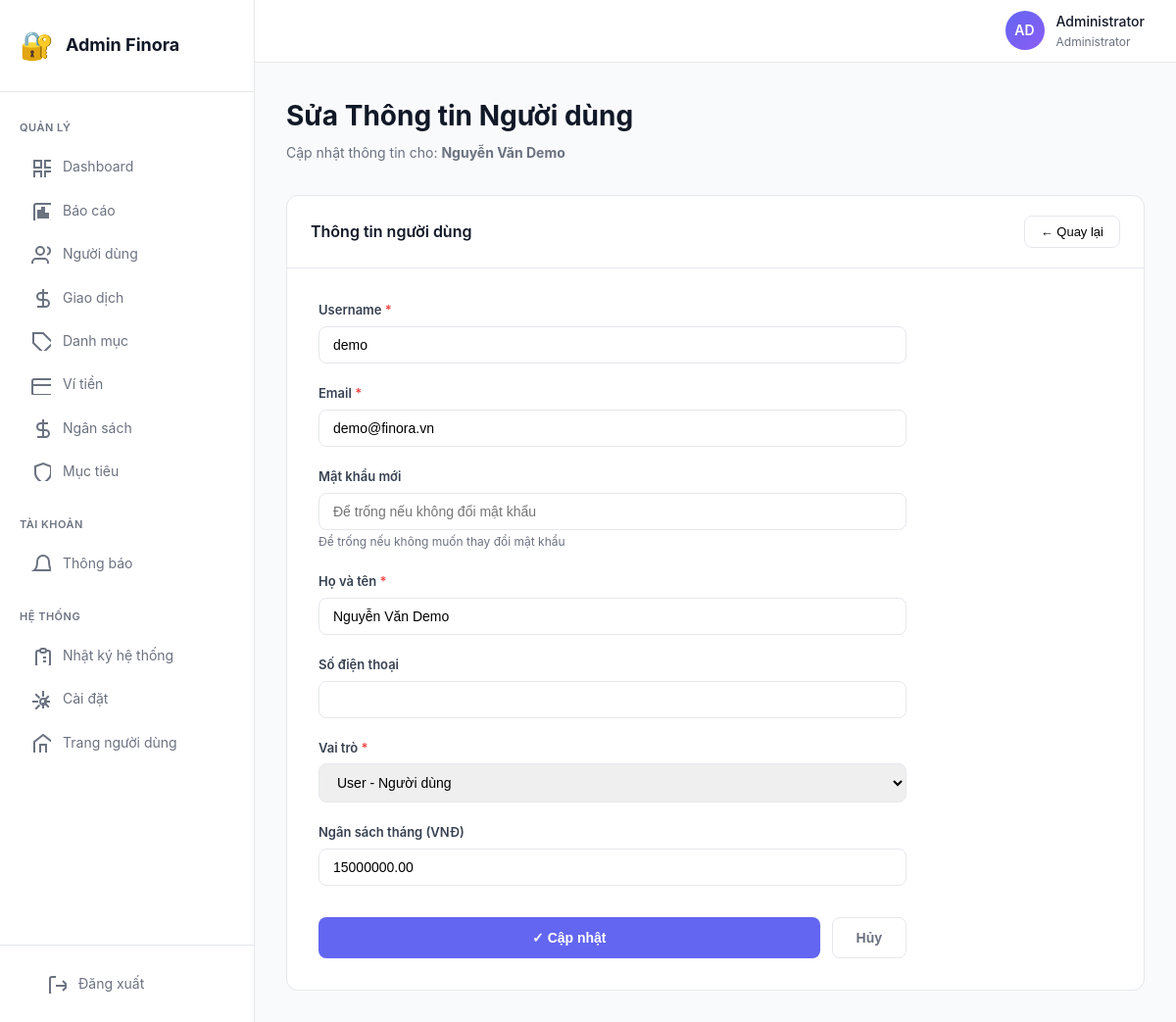
/admin/user-edit.php?id=2, run on the app's committed database.
### tables this page shows
CREATE TABLE users (
    id INT AUTO_INCREMENT PRIMARY KEY,
    username VARCHAR(50) UNIQUE NOT NULL,
    email VARCHAR(255) UNIQUE NOT NULL,
    password VARCHAR(255) NOT NULL,
    full_name VARCHAR(100) NOT NULL,
    avatar VARCHAR(255) DEFAULT NULL,
    phone VARCHAR(20) DEFAULT NULL,
    role ENUM('admin', 'user') DEFAULT 'user',
    currency VARCHAR(10) DEFAULT 'VND',
    monthly_budget DECIMAL(15,2) DEFAULT 0,
    remember_token VARCHAR(100) DEFAULT NULL,
    is_active TINYINT(1) DEFAULT 1,
    created_at TIMESTAMP DEFAULT CURRENT_TIMESTAMP,
    updated_at TIMESTAMP DEFAULT CURRENT_TIMESTAMP ON UPDATE CURRENT_TIMESTAMP,
    last_login TIMESTAMP NULL,
    INDEX idx_email (email),
    INDEX idx_username (username),
    INDEX idx_role (role)
);

### admin/user-edit.php (the view, shortened to what this page needs)
<?php
require_once '../connect.php';
$user_id = intval($_GET['id']);
$stmt = $conn->prepare("SELECT * FROM users WHERE id = ?");
$stmt->bind_param("i", $user_id);
$stmt->execute();
$edit_user = $stmt->get_result()->fetch_assoc();
?>
<!DOCTYPE html>
<html lang="vi">
<head>
    <link rel="stylesheet" href="assets/css/admin.css">
</head>
<body>
    <?php include 'includes/sidebar.php'; ?>
    <div class="main-content">
        <?php include 'includes/header.php'; ?>
        <div class="content">
            <div class="page-header">
                <h1>Sửa Thông tin Người dùng</h1>
                <p>Cập nhật thông tin cho: <strong><?= htmlspecialchars($edit_user['full_name']) ?></strong></p>
            </div>
            <div class="card">
                <div class="card-header">
                    <h2>Thông tin người dùng</h2>
                    <button onclick="window.location.href='users.php'" style="padding: 8px 16px; border-radius: 8px; border: 1px solid #E5E7EB; background: white; cursor: pointer; font-size: 13px;">
                        ← Quay lại
                    </button>
                </div>
                <div style="padding: 32px;">
                    <form method="POST" style="max-width: 600px;">
                        <div style="display: grid; gap: 20px;">
                            <div>
                                <label style="display: block; font-size: 13px; font-weight: 600; color: #374151; margin-bottom: 6px;">
                                    Username <span style="color: #EF4444;">*</span>
                                </label>
                                <input type="text" name="username" required value="<?= htmlspecialchars($edit_user['username']) ?>"
                                    style="width: 100%; padding: 10px 14px; border: 1.5px solid #E5E7EB; border-radius: 8px; font-size: 14px; transition: border .2s;"
                                    onfocus="this.style.borderColor='#6366F1'" onblur="this.style.borderColor='#E5E7EB'">
                            </div>
                            <div>
                                <label style="display: block; font-size: 13px; font-weight: 600; color: #374151; margin-bottom: 6px;">
                                    Email <span style="color: #EF4444;">*</span>
                                </label>
                                <input type="email" name="email" required value="<?= htmlspecialchars($edit_user['email']) ?>"
                                    style="width: 100%; padding: 10px 14px; border: 1.5px solid #E5E7EB; border-radius: 8px; font-size: 14px; transition: border .2s;"
                                    onfocus="this.style.borderColor='#6366F1'" onblur="this.style.borderColor='#E5E7EB'">
                            </div>
                            <div>
                                <label style="display: block; font-size: 13px; font-weight: 600; color: #374151; margin-bottom: 6px;">
                                    Mật khẩu mới
                                </label>
                                <input type="password" name="new_password"
                                    style="width: 100%; padding: 10px 14px; border: 1.5px solid #E5E7EB; border-radius: 8px; font-size: 14px; transition: border .2s;"
                                    onfocus="this.style.borderColor='#6366F1'" onblur="this.style.borderColor='#E5E7EB'"
                                    placeholder="Để trống nếu không đổi mật khẩu">
                                <small style="color: #6B7280; font-size: 12px;">Để trống nếu không muốn thay đổi mật khẩu</small>
                            </div>
                            <div>
                                <label style="display: block; font-size: 13px; font-weight: 600; color: #374151; margin-bottom: 6px;">
                                    Họ và tên <span style="color: #EF4444;">*</span>
                                </label>
                                <input type="text" name="full_name" required value="<?= htmlspecialchars($edit_user['full_name']) ?>"
                                    style="width: 100%; padding: 10px 14px; border: 1.5px solid #E5E7EB; border-radius: 8px; font-size: 14px; transition: border .2s;"
                                    onfocus="this.style.borderColor='#6366F1'" onblur="this.style.borderColor='#E5E7EB'">
                            </div>
                            <div>
                                <label style="display: block; font-size: 13px; font-weight: 600; color: #374151; margin-bottom: 6px;">
                                    Số điện thoại
                                </label>
                                <input type="text" name="phone" value="<?= htmlspecialchars($edit_user['phone']) ?>"
                                    style="width: 100%; padding: 10px 14px; border: 1.5px solid #E5E7EB; border-radius: 8px; font-size: 14px; transition: border .2s;"
                                    onfocus="this.style.borderColor='#6366F1'" onblur="this.style.borderColor='#E5E7EB'">
                            </div>
                            <div>
                                <label style="display: block; font-size: 13px; font-weight: 600; color: #374151; margin-bottom: 6px;">
                                    Vai trò <span style="color: #EF4444;">*</span>
                                </label>
                                <select name="role" required
                                    style="width: 100%; padding: 10px 14px; border: 1.5px solid #E5E7EB; border-radius: 8px; font-size: 14px; transition: border .2s;"
                                    onfocus="this.style.borderColor='#6366F1'" onblur="this.style.borderColor='#E5E7EB'">
                                    <option value="user" <?= $edit_user['role'] == 'user' ? 'selected' : '' ?>>User - Người dùng</option>
                                </select>
                            </div>
                            <div>
                                <label style="display: block; font-size: 13px; font-weight: 600; color: #374151; margin-bottom: 6px;">
                                    Ngân sách tháng (VNĐ)
                                </label>
                                <input type="number" name="monthly_budget" value="<?= $edit_user['monthly_budget'] ?>" min="0" step="1000"
                                    style="width: 100%; padding: 10px 14px; border: 1.5px solid #E5E7EB; border-radius: 8px; font-size: 14px; transition: border .2s;"
                                    onfocus="this.style.borderColor='#6366F1'" onblur="this.style.borderColor='#E5E7EB'">
                            </div>
                            <div style="display: flex; gap: 12px; margin-top: 12px;">
                                <button type="submit" style="flex: 1; padding: 12px; background: #6366F1; color: white; border: none; border-radius: 8px; font-weight: 600; font-size: 14px; cursor: pointer; transition: background .2s;">
                                    ✓ Cập nhật
                                </button>
                                <button type="button" onclick="window.location.href='users.php'" style="padding: 12px 24px; background: white; color: #6B7280; border: 1.5px solid #E5E7EB; border-radius: 8px; font-weight: 600; font-size: 14px; cursor: pointer;">
                                    Hủy
                                </button>
                            </div>
                        </div>
                    </form>
                </div>
            </div>
        </div>
    </div>
</body>
</html>

### admin/assets/css/admin.css (style rules this page uses)
:root { --primary: #6366F1; --primary-dark: #4F46E5; --success: #10B981; --danger: #EF4444; --warning: #F59E0B; --bg-page: #F9FAFB; --bg-card: #FFFFFF; --border: #E5E7EB; --text-primary: #111827; --text-secondary: #6B7280; --sidebar-w: 260px; }
* { margin: 0; padding: 0; box-sizing: border-box; }
body { font-family: 'Inter', -apple-system, BlinkMacSystemFont, sans-serif; background: var(--bg-page); color: var(--text-primary); font-size: 14px; line-height: 1.6; }
.main-content { margin-left: var(--sidebar-w); min-height: 100vh; display: flex; flex-direction: column; }
.content { padding: 32px; flex: 1; }
.page-header { margin-bottom: 32px; }
.page-header h1 { font-size: 28px; font-weight: 700; margin-bottom: 4px; }
.page-header p { color: var(--text-secondary); font-size: 14px; }
.card { background: var(--bg-card); border: 1px solid var(--border); border-radius: 12px; overflow: hidden; }
.card-header { padding: 20px 24px; border-bottom: 1px solid var(--border); display: flex; align-items: center; justify-content: space-between; }
.card-header h2 { font-size: 16px; font-weight: 600; }

### data on the page
users: full_name "Nguyễn Văn Demo", username "demo", email "demo@finora.vn", role "User - Người dùng", monthly_budget "15000000.00"

### other printed values
substr($user['full_name'], 0, 2) "AD"
$user['full_name'] "Administrator"
